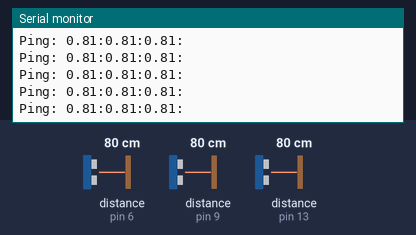
Recording of a sketch running on a simulated Arduino Uno, built with avr-gcc and run on an emulated ATmega328P. Shown: the last lines printed to the serial monitor. The test bench sets the inputs (shaded band); at power-on: distance to the obstacle (sensors on pin 6, pin 9, pin 13) 80 cm. The echo pulse lasts 58.3 µs per cm.

Above: at 1.2 s.
1.3 s: distance to the obstacle (sensor on pin 6) set to 2 cm
At 2.4 s:
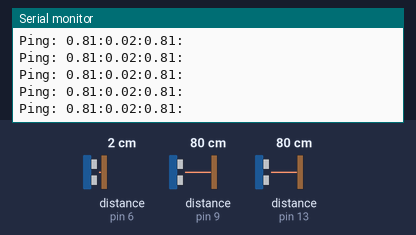
4.3 s: distance to the obstacle (sensor on pin 9) set to 2 cm
At 5.2 s:
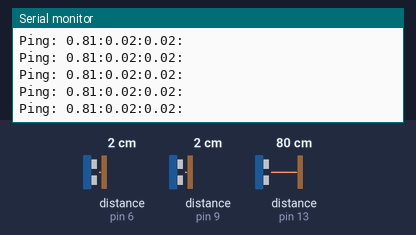
5.8 s: distance to the obstacle (sensor on pin 13) set to 2 cm
At 6.6 s:
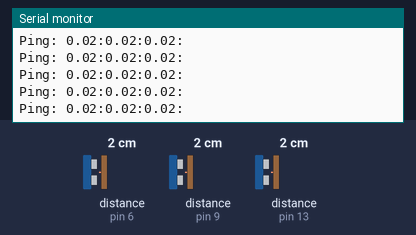
8.8 s: distance to the obstacle (sensor on pin 6) set to 4 cm
At 9.6 s:
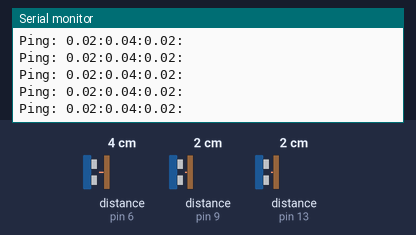
10.3 s: distance to the obstacle (sensor on pin 9) set to 4 cm
At 10.8 s:
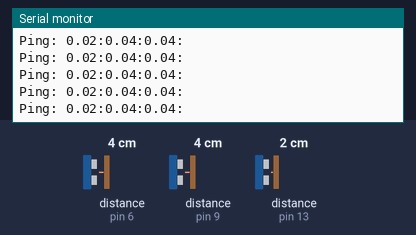
11.8 s: distance to the obstacle (sensor on pin 6) set to 60 cm
At 12.8 s:
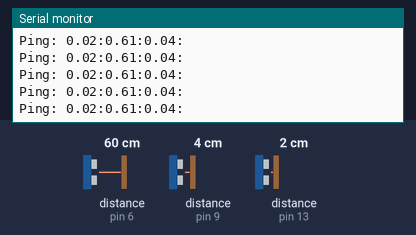
Timing chart, 0 to 14.8 s (numbered marks = the images above; inputs shaded):
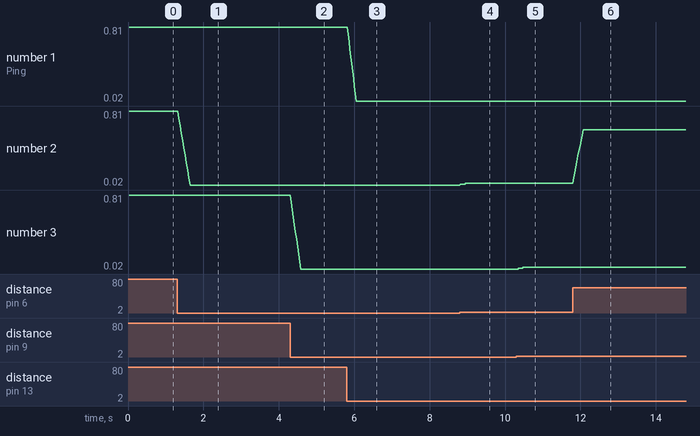

The sketch:

ultrasonic_music.ino
```cpp
 #include <NewPing.h>
#include <RunningAverage.h>

#define TRIGGER_PIN_A  12
#define ECHO_PIN_A     13

#define TRIGGER_PIN_B  5
#define ECHO_PIN_B     6

#define TRIGGER_PIN_C  10
#define ECHO_PIN_C     9

#define MAX_DISTANCE 200 // Maximum distance we want to ping for (in centimeters). Maximum sensor distance is rated at 400-500cm.

NewPing sonar_A(TRIGGER_PIN_A, ECHO_PIN_A, MAX_DISTANCE); // NewPing setup of pins and maximum distance.
NewPing sonar_B(TRIGGER_PIN_B, ECHO_PIN_B, MAX_DISTANCE); // NewPing setup of pins and maximum distance.
NewPing sonar_C(TRIGGER_PIN_C, ECHO_PIN_C, MAX_DISTANCE); // NewPing setup of pins and maximum distance.

const int numReadings = 300;

RunningAverage RA_A(10);
RunningAverage RA_B(10);
RunningAverage RA_C(10);


int index = 0;

int total_A = 0;
int total_B = 0;
int total_C = 0;

int average_A = 0;
int average_B = 0;
int average_C = 0;

unsigned int uS_A=0;
unsigned int uS_B=0;
unsigned int uS_C=0;
long duration, inches, cm;


void setup() {
  // initialize serial communication:
  Serial.begin(115200);

  RA_A.clear();
  RA_B.clear();
  RA_C.clear();

}

void loop()
{
  delay(5);
  uS_A = sonar_A.ping(); // Send ping, get ping time in microseconds (uS).
  delay(5);
  uS_B = sonar_B.ping(); // Send ping, get ping time in microseconds (uS).
  delay(5);
  uS_C = sonar_C.ping(); // Send ping, get ping time in microseconds (uS).
  delay(5);

  RA_A.addValue((uS_A / US_ROUNDTRIP_CM)* 0.01);
  RA_B.addValue((uS_B / US_ROUNDTRIP_CM)* 0.01);
  RA_C.addValue((uS_C / US_ROUNDTRIP_CM)* 0.01);


  index++;

  if (index >= numReadings)
  {
    index = 0;
    RA_A.clear();
    RA_B.clear();
    RA_C.clear();
  }

  Serial.print("Ping: ");
  Serial.print(RA_A.getAverage());
  Serial.print(":");
  Serial.print(RA_B.getAverage());
  Serial.print(":");
  Serial.print(RA_C.getAverage());
  Serial.println(":");
}

long microsecondsToCentimeters(long microseconds)
{
  // The speed of sound is 340 m/s or 29 microseconds per centimeter.
  // The ping travels out and back, so to find the distance of the
  // object we take half of the distance travelled.
  return microseconds / 29 / 2;
}
```

Measured:
- after the input at 1.3 s, the serial monitor: prints a new line after 0.05 s (image 1)
- after the input at 4.3 s, the serial monitor: prints a new line at once (image 2)
- after the input at 5.8 s, the serial monitor: prints a new line at once (image 3)
- after the input at 8.8 s, the serial monitor: prints a new line at once (image 4)
- after the input at 10.3 s, the serial monitor: prints a new line after 0.06 s (image 5)
- after the input at 11.8 s, the serial monitor: prints a new line at once (image 6)
- plotted number 2: 0.81 → 0.02 after the input at 1.3 s, 0.02 → 0.04 after the input at 8.8 s, 0.04 → 0.61 after the input at 11.8 s
